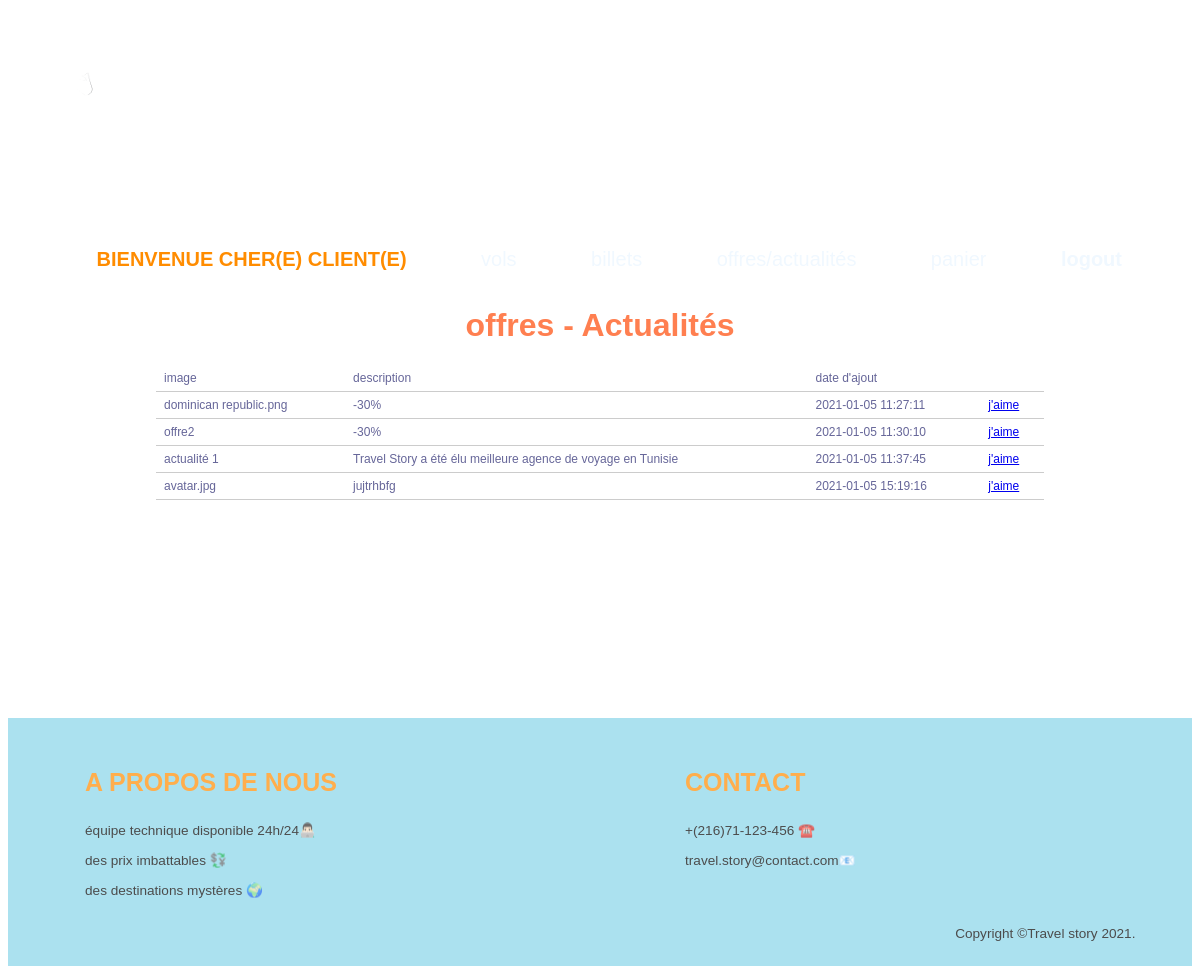
Screenshot of /php/offre_client.php with the database file from the repository.
### tables this page shows
CREATE TABLE `offres` (
  `id` int(11) NOT NULL,
  `image` varchar(500) NOT NULL,
  `description` text NOT NULL,
  `date_ajout` timestamp NOT NULL DEFAULT current_timestamp(),
  `valable` tinyint(1) NOT NULL
);

### php/offre_client.php (the view, shortened to what this page needs)
<?php
include('../config/db.php');
$pdoStat = $connection->prepare("SELECT * FROM offres");
$execute= $pdoStat->execute();
$resultSet = $pdoStat->get_result();
$offres = $resultSet->fetch_all();
?>
<!DOCTYPE html>
<html lang="en">
<head>
    <link rel="stylesheet" href="../assets/css/boutique.css">
</head>
<body>
<nav>
    <a href="boutique.php"><img src="../assets/images/logo.png" alt="logo" class="logo" height="150" width="120"></a>
    <ul>
        <li><strong><p style="color:darkorange">BIENVENUE CHER(E) CLIENT(E)</p></strong></li>
        <li><a href="vols_client.php">vols</a></li>
        <li><a href="billets_client.php">billets</a></li>
        <li><a href="offre_client.php">offres/actualités</a></li>
        <li><a href="#" >panier</a></li>
        <li><a href="../views/home.php"><strong>logout</strong></a></li>
    </ul>
    </nav>
<div id="billets">
    <h1 align="center">offres - Actualités</h1>
    <table  align="center" id="hor-minimalist-b">
        <tr id="hor-minimalist-b">
            <td>image</td>
            <td>description</td>
            <td>date d'ajout</td>
            <td></td>
        </tr>
        <?php foreach($offres as $offre): ?>
            <tr>
                <td><?=$offre[1] ?></td>
                <td><?=$offre[2] ?></td>
                <td><?=$offre[3] ?></td>
                <td>
                            <a href="#?id='<?php echo $offre[0]; ?>'"> j'aime</a>
                 </td>
             </tr>
        <?php endforeach; ?>
    </table>
</div>
<br>
</body>
<?php include 'footer.php' ?>
</html>

### assets/css/boutique.css (style rules this page uses)
body { background-image: url('../images/low_poly_background.jpg'); background-attachment: fixed; }
nav ul { float: right; }
nav li { display:inline-block; color:aliceblue; font-size: 20px; padding-top: 50px; padding-right: 70px; font-family: Verdana, Geneva, Tahoma, sans-serif; }
nav a { text-decoration: none; color: aliceblue; }
#hor-minimalist-b { font-family: "Lucida Sans Unicode", "Lucida Grande", Sans-Serif; font-size: 12px; background: #fff; margin-left: auto; margin-right: auto; width:75%; border-collapse: collapse; text-align: left; }
#hor-minimalist-b td { border-bottom: 1px solid #ccc; color: #669; padding: 6px 8px; }
body { font-family: Arial, sans-serif; }
h1 { color:coral; }

### rows the page displays
offres: image "dominican republic.png", description "-30%", date_ajout "2021-01-05 11:27:11"
offres: image "offre2", description "-30%", date_ajout "2021-01-05 11:30:10"
offres: image "actualité 1", description "Travel Story a été élu meilleure agence de voyage en Tunisie", date_ajout "2021-01-05 11:37:45"
offres: image "avatar.jpg", description "jujtrhbfg", date_ajout "2021-01-05 15:19:16"
